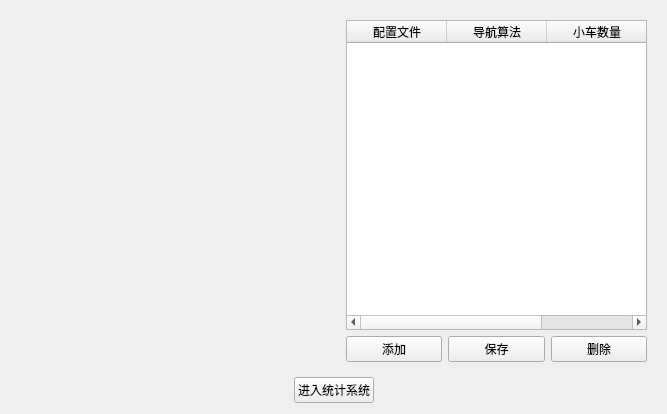
<?xml version="1.0" encoding="UTF-8"?>
<ui version="4.0">
 <class>StatisticsConfigWidget</class>
 <widget class="QWidget" name="StatisticsConfigWidget">
  <property name="geometry">
   <rect>
    <x>0</x>
    <y>0</y>
    <width>667</width>
    <height>414</height>
   </rect>
  </property>
  <property name="windowTitle">
   <string>Form</string>
  </property>
  <layout class="QGridLayout" name="gridLayout_3">
   <item row="0" column="0" colspan="2">
    <widget class="ExperimentConfigWidget" name="widget" native="true"/>
   </item>
   <item row="0" column="2" colspan="2">
    <widget class="QWidget" name="widget_2" native="true">
     <layout class="QGridLayout" name="gridLayout_2">
      <item row="1" column="0">
       <layout class="QGridLayout" name="gridLayout">
        <item row="0" column="2">
         <widget class="QPushButton" name="pushButtondelete">
          <property name="text">
           <string>删除</string>
          </property>
         </widget>
        </item>
        <item row="0" column="1">
         <widget class="QPushButton" name="pushButtonsave">
          <property name="text">
           <string>保存</string>
          </property>
         </widget>
        </item>
        <item row="0" column="0">
         <widget class="QPushButton" name="pushButtonadd">
          <property name="text">
           <string>添加</string>
          </property>
         </widget>
        </item>
       </layout>
      </item>
      <item row="0" column="0">
       <widget class="QTableWidget" name="tableWidget">
        <column>
         <property name="text">
          <string>配置文件</string>
         </property>
        </column>
        <column>
         <property name="text">
          <string>导航算法</string>
         </property>
        </column>
        <column>
         <property name="text">
          <string>小车数量</string>
         </property>
        </column>
       </widget>
      </item>
     </layout>
    </widget>
   </item>
   <item row="1" column="0">
    <spacer name="horizontalSpacer">
     <property name="orientation">
      <enum>Qt::Horizontal</enum>
     </property>
     <property name="sizeHint" stdset="0">
      <size>
       <width>228</width>
       <height>20</height>
      </size>
     </property>
    </spacer>
   </item>
   <item row="1" column="1" colspan="2">
    <layout class="QVBoxLayout" name="verticalLayout">
     <item>
      <widget class="QPushButton" name="pushButtonin">
       <property name="text">
        <string>进入统计系统</string>
       </property>
      </widget>
     </item>
    </layout>
   </item>
   <item row="1" column="3">
    <spacer name="horizontalSpacer_2">
     <property name="orientation">
      <enum>Qt::Horizontal</enum>
     </property>
     <property name="sizeHint" stdset="0">
      <size>
       <width>267</width>
       <height>20</height>
      </size>
     </property>
    </spacer>
   </item>
  </layout>
 </widget>
 <customwidgets>
  <customwidget>
   <class>ExperimentConfigWidget</class>
   <extends>QWidget</extends>
   <header location="global">experimentconfigwidget.h</header>
   <container>1</container>
  </customwidget>
 </customwidgets>
 <resources/>
 <connections/>
</ui>
